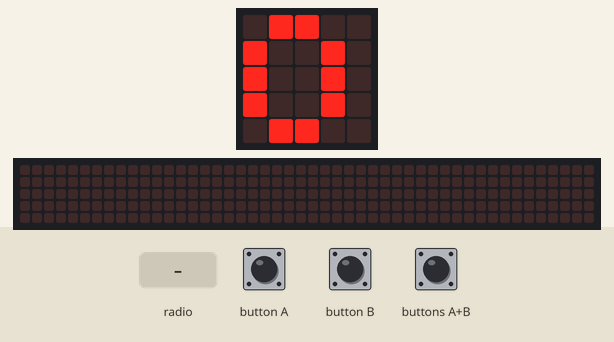
This program was run on a simulated BBC micro:bit (MakeCode). Shown: the board's 5×5 LED display, a strip that is not on the board, showing the scrolling text unrolled. The test bench sets the inputs (shaded band). No radio messages arrive unless stated (any console line starting 'radio sent:' is added by the test bench); the 48×5 strip is a reading aid, not a part: it shows the text the display is scrolling, unrolled, one strip-width of it at a time; what the program prints to the serial console is not drawn.

Above: at 1.2 s.
1.3 s: button A pressed for 0.15 s
At 1.91 s:
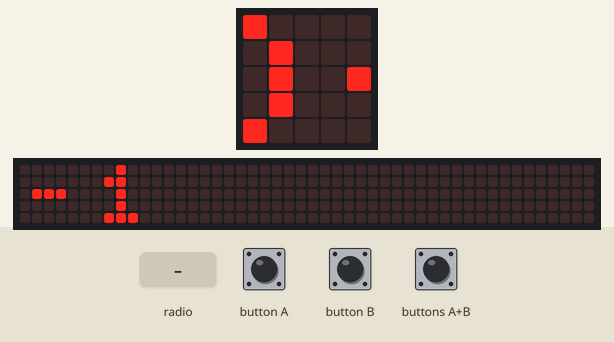
2.0 s: radio message "1" arrives
5.0 s: radio message "5" arrives
At 6.2 s:
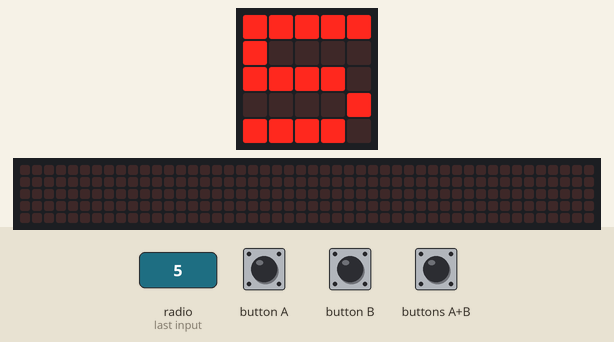
7.9 s: buttons A+B pressed for 0.15 s
9.5 s: button A pressed for 0.15 s
10.2 s: button B pressed for 0.15 s
Timing chart, 0 to 11.9 s (numbered marks = the images above; inputs shaded):
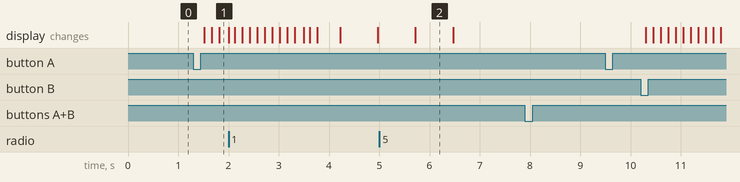

The program:

main.ts
```typescript
radio.onReceivedNumber(function (receivedNumber) {
    basic.showNumber(receivedNumber)
})
input.onButtonPressed(Button.A, function () {
    codigo = codigo - 1
    basic.showNumber(codigo)
})
input.onButtonPressed(Button.AB, function () {
    radio.sendNumber(codigo)
})
input.onButtonPressed(Button.B, function () {
    codigo = codigo + 1
    basic.showNumber(codigo)
})
let codigo = 0
radio.setGroup(1)
basic.forever(function () {
    basic.showNumber(0)
})
```

test.ts
```typescript
// aquí va el archivo "tests"; esto no se compilará cuando este paquete se utilice como una extensión.
```

Measured:
- after the input at 1.3 s, the display: first changes after 0.22 s (image 1 shows a later state)
- after the input at 5.0 s, the display: changes after 0.72 s (image 2)
- after the input at 7.9 s, every drawn part: stays the same
- after the input at 9.5 s, every drawn part: stays the same
- what the display in image 2 shows lasts 0.8 s, from 5.7 s to 6.5 s
